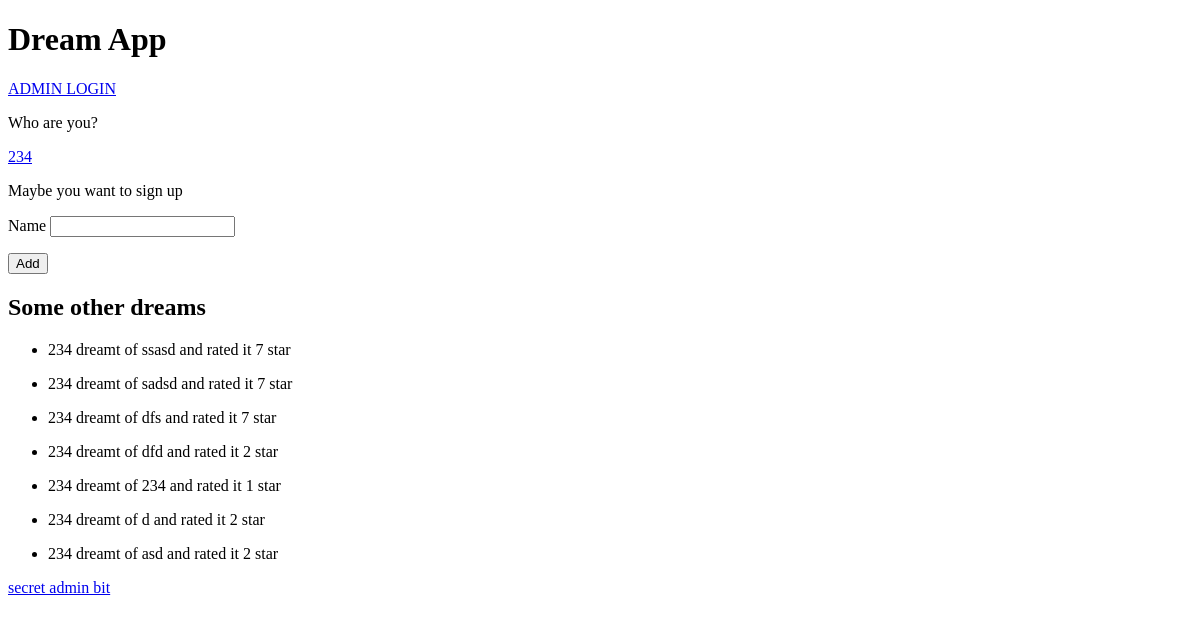
Before: / with the older database file.
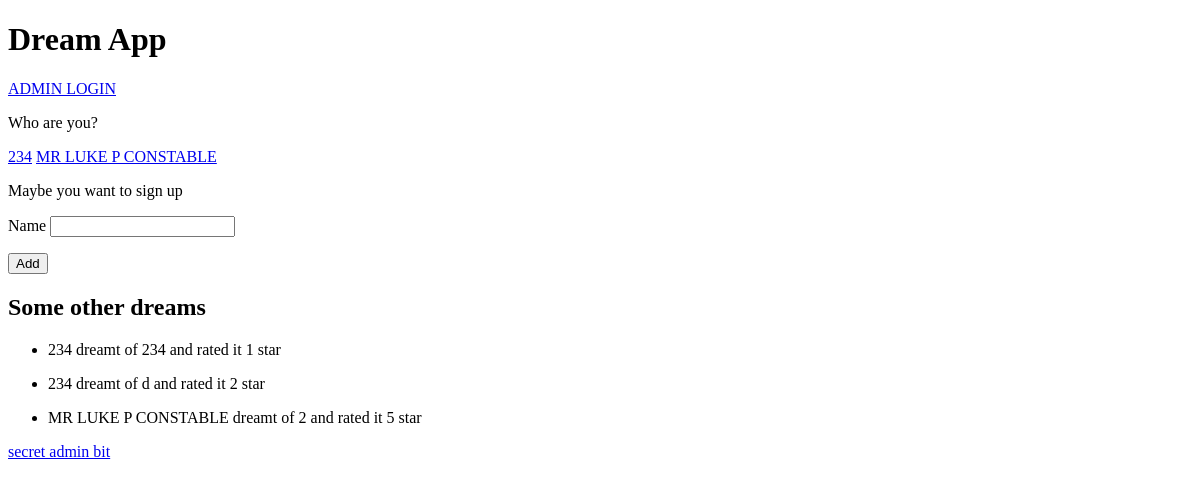
After: the same page with the newer database file.
### models.py (models this page shows, shortened)
class User(db.Model):
    id = db.Column(db.Integer,primary_key= True)
    name = db.Column(db.String, index = True, unique = True)
    posts = db.Column(db.Integer, index = True, unique = False)
    things = db.relationship('Thing', backref='owner', lazy=True)
    def __repr__(self):
        return f"{self.name}"

class Thing(db.Model):
    id = db.Column(db.Integer,primary_key= True)
    thing = db.Column(db.String, index = True, unique = False)
    rating = db.Column(db.Integer, index = True, unique = False)
    user_id = db.Column(db.Integer,db.ForeignKey('user.id'),nullable=False)

### NF.py (the view, shortened to what this page needs)
@app.route('/', methods=["GET","POST"])
def homepage():
    userform = SignUpForm()
    things = Thing.query.all()
    things_with_users = {thing.id: User.query.filter_by(id=thing.user_id).first()for thing in things}
    users = User.query.all()
    logged_in = current_user.is_authenticated
    return render_template('homepage.html',userList = users,form=userform,things = things, users=things_with_users)

### routes.py
class SignUpForm(FlaskForm):
    name = StringField(label="Name",validators=[DataRequired()])
    submit = SubmitField("Add")

### templates/homepage.html (shortened to what this page needs)
<!DOCTYPE html>
<html lang="en">
<html>
<body>
    <H1> Dream App</H1>
    {% if not current_user.is_authenticated %}
    <a href="{{url_for('admin')}}">ADMIN LOGIN</a>
    <P> Who are you? </P>
    {% endif %}
    {% for user in userList %}
    <a href="{{url_for('form',id = user.id) }}">{{user.name}}</a>
    {% endfor %}
    <P> Maybe you want to sign up </P>
    <div>
        <form action="" method="post" novalidate>
            <p>{{form.name.label}}
                {{form.name()}}</p>
            <p>{{form.submit()}}</p>
        </form>
    </div>
    <div>
        <h2>Some other dreams</h2>
        <ul>
            {% for thing in things %}
            <li>
                <p>{{users[thing.id]}}
                    dreamt of {{thing.thing}} and rated it {{thing.rating}} star</p>
            </li>
            {% endfor %}
        </ul>
    </div>
    <a href="{{url_for('secret')}}">secret admin bit</a>
</body>
</html>

Changed rows visible on the page:
removed Thing: id.name "234", thing "ssasd", rating "7"
removed Thing: id.name "234", thing "sadsd", rating "7"
removed Thing: id.name "234", thing "dfs", rating "7"
removed Thing: id.name "234", thing "dfd", rating "2"
removed Thing: id.name "234", thing "asd", rating "2"
added User: name "MR LUKE P CONSTABLE"
added Thing: id.name "MR LUKE P CONSTABLE", thing "2", rating "5"
